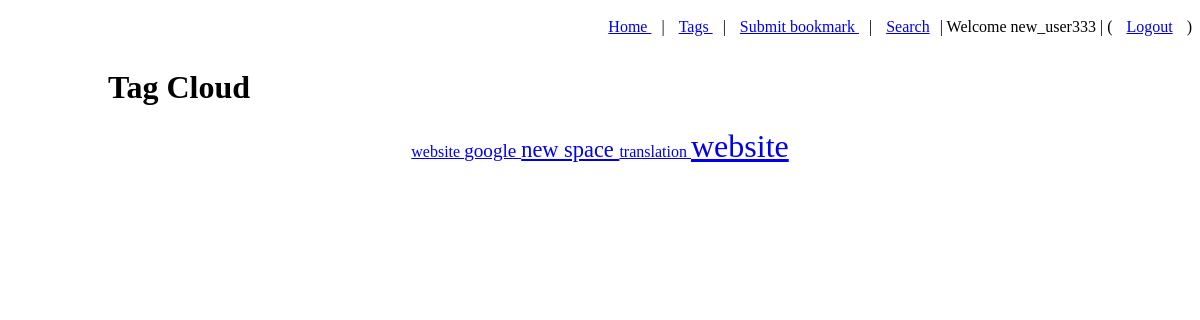
The page /tag/ (signed in) on the database its author committed.
### bookmarks/models.py (models this page shows, shortened)
class Tag(models.Model):
    name = models.CharField(max_length = 64, unique = True)
    bookmarks = models.ManyToManyField(Bookmark, related_name='tags')

### bookmarks/views.py (the view)
# urls.py: url(r'^tag/$', views.tag_cloud_page, name='tags_page'),
def tag_cloud_page(request):
    MAX_WEIGHT = 5
    tags = Tag.objects.all().order_by('name')
    min_count = max_count = tags[0].bookmarks.count()
    for tag in tags:
        tag.count = tag.bookmarks.count()
        if tag.count < min_count:
            min_count = tag.count
        if max_count < tag.count:
            max_count = tag.count
    range = float(max_count - min_count)
    if range == 0.0:
        range = 1.0
    for tag in tags:
        tag.weight = int(
            MAX_WEIGHT*(tag.count - min_count) / range
        )
    return render(request, 'bookmarks/tag_cloud_page.html', {'tags':tags})

### bookmarks/templates/bookmarks/tag_cloud_page.html (shortened to what this page needs)
{% extends "base.html" %}
{% block head %}
    Tag Cloud
{% endblock head %}
{% block content %}
    <div id="tag-cloud">
       {% for tag in tags %}
       <a class="tag-cloud-{{tag.weight}}" href="{% url 'tag_page' tag.pk %}">
            {{tag.name}}
        </a>
       {% endfor %}
    </div>
{% endblock content %}

### templates/base.html (shortened to what this page needs)
{% load staticfiles %}
<!DOCTYPE html>
<html lang="en">
<head>
    <link rel="stylesheet" href="{% static 'css/main.css' %}">
</head>
<body>
    <div id="nav">
        <a href="{% url 'home' %}">Home </a><span>|</span>
        <a href="{% url 'tags_page' %}">Tags </a><span>|</span>
        {% if user.is_authenticated %}
        <a href="{% url 'save' %}">Submit bookmark </a><span>|</span>
        <a href="{% url 'search_page' %}">Search</a><span>|</span>
        Welcome {{user.username}} <span>|</span>
        ( <a href="{% url 'logout' %}">Logout</a> )
        {% else %}
        <a href="{% url 'login' %}">Login </a><span>|</span>
        <a href="{% url 'signup' %}">Sign up</a>
        {% endif %}
    </div>
    <div class="container">
        <h1>{% block head %}{% endblock head %}</h1>
        {% block content %}{% endblock content %}
    </div>
</body>
</html>

### static/css/main.css (style rules this page uses)
#nav { float: right; padding-top: 10px; }
#nav a { padding-right: 10px; padding-left: 10px; }
.container { padding-top: 40px; padding-right: 100px; padding-left: 100px; }
#tag-cloud { text-align: center; }
#tag-cloud a { margin: 0 a.2em; }
.tag-cloud-0 { font-size: 100% }
.tag-cloud-1 { font-size: 120% }
.tag-cloud-2 { font-size: 140% }
.tag-cloud-5 { font-size: 200% }

### rows shown on the page
Tag: name "website"
Tag: name "google"
Tag: name "new space"
Tag: name "translation"
Tag: name "website"

### other values the page prints
{{ user.username }} "new_user333"
